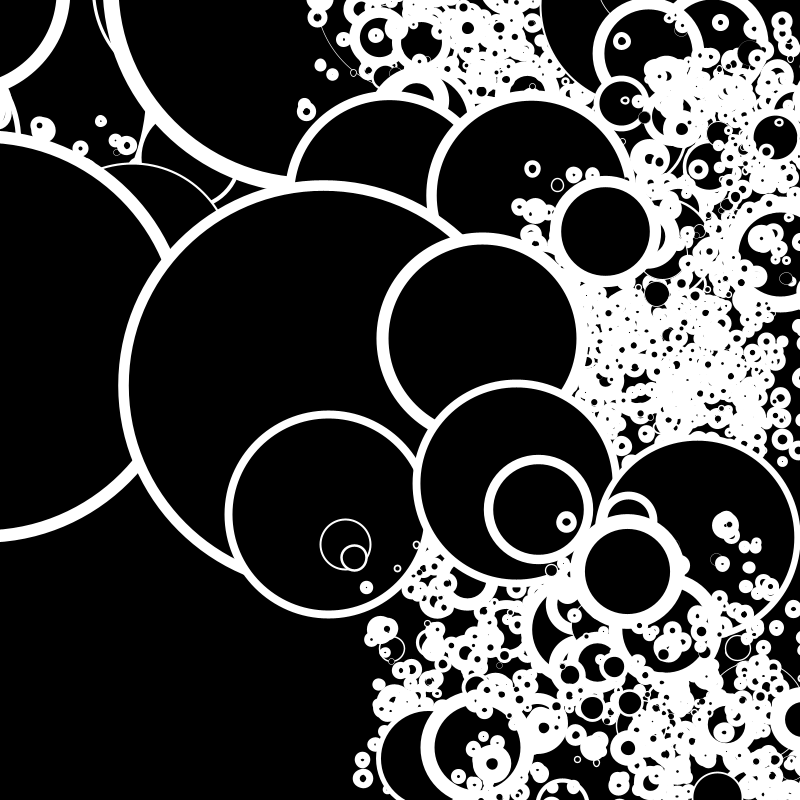
Frame 1 (no input)
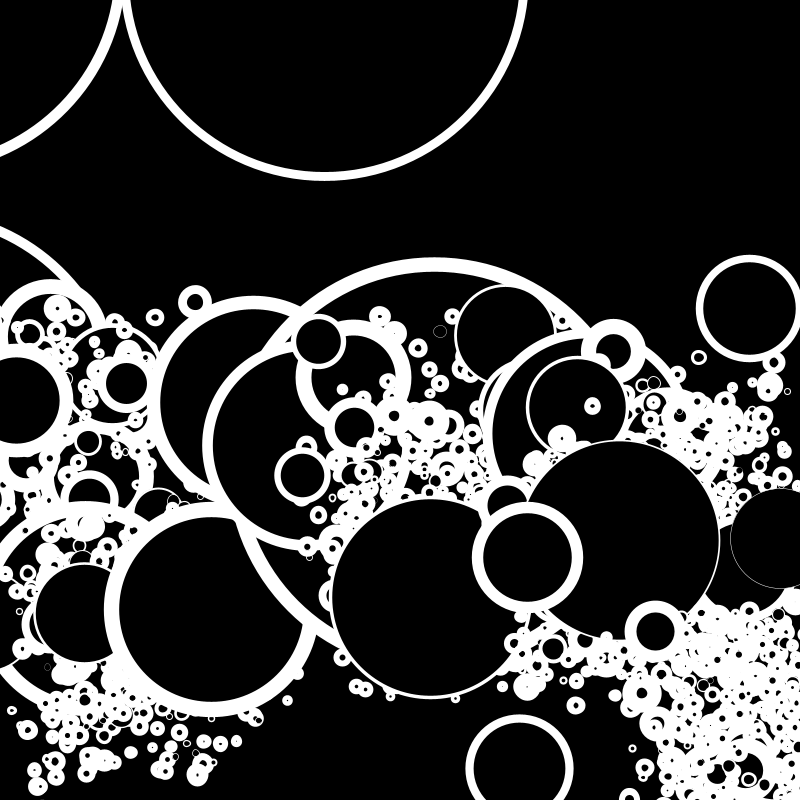
Frame 2 (the mouse pressed at the canvas centre, redrawn once)

The Processing sketch that drew these frames (run headless with seeded random() and noise(); the mouse was pressed at the canvas centre and the sketch redrawn once):

// Processing sketch: genuary_19
// ── genuary_19.pde

void setup() {
  size(800, 800);
}

void drawGrid(float x, float y, float w, float h, float r) {

  for (int i = 0; i < w; i+= r) {
    for (int j = 0; j < h; j+= r) {
      stroke(255);
      strokeWeight(random(16));
      fill(0);
      circle(x + i + random(-100, 100), y + j + random(-100, 100), r);

      if (random(1) < 0.5 && r > 8) {
        drawGrid(x+i, y+j, r, r, r/2);
      }
    }
  }
}

void draw() {
  background(0);
  drawGrid(0, 0, width, height, 400);
  noLoop();
}
